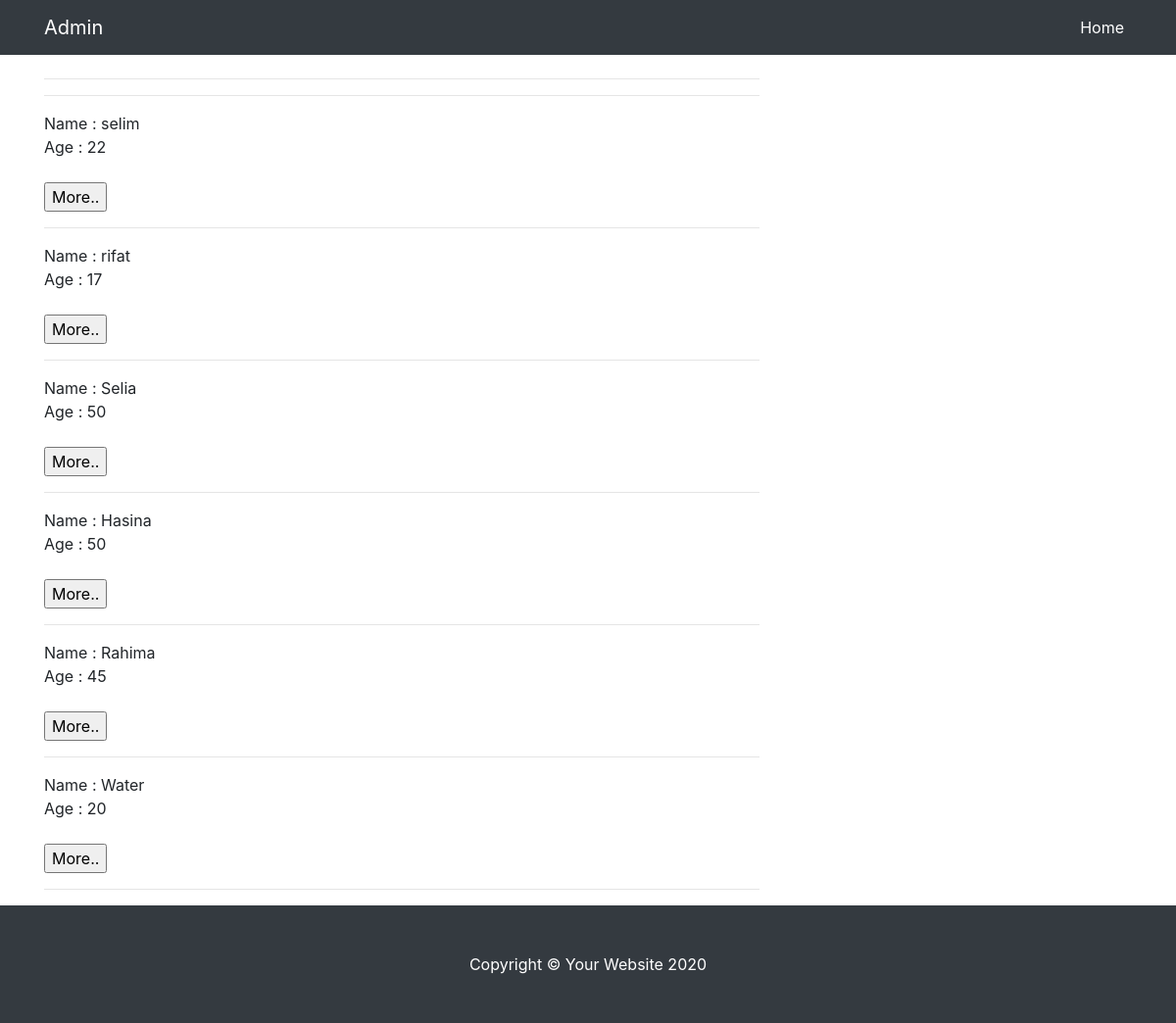
The page /post/title/ on the database its author committed.
### blog/models.py (models this page shows, shortened)
class Author(models.Model):
    name = models.CharField(max_length=20)
    age = models.IntegerField()
    date_at = models.DateField(auto_now_add=True)
    img = models.ImageField(blank=True, null=True, upload_to='post')

### blog/views.py (the view)
# urls.py: path('title/', showtitle, name = 'hello'),
def showtitle(request):
    au_name = Author.objects.all()
    contex = {
        'alltitle': au_name
    }
    return render(request, 'title.html', contex)

### templates/title.html
{% extends 'base.html' %}
{%block body %}
{% for item in alltitle %}
Name : {{ item.name }}</br>
Age  : {{ item.age }}</br></br>
<a href="{% url 'info' item.name %}" ><input type="button" value="More.."></a><hr>
{% endfor %}
{% endblock%}

### templates/base.html (shortened to what this page needs)
<!DOCTYPE html>
{% load static %}
<html lang="en"><head><meta http-equiv="Content-Type" content="text/html; charset=UTF-8">
    <link href="{% static 'vendor/bootstrap/css/bootstrap.min.css' %}" rel="stylesheet">
  <link rel="stylesheet" type="text/css" href="{% static 'css/blog-post.css' %}">
</head>
<body>
  <nav class="navbar navbar-expand-lg navbar-dark bg-dark fixed-top">
    <div class="container">
      <a class="navbar-brand" href="{% url 'admin:index' %}">Admin</a>
      <div class="collapse navbar-collapse" id="navbarResponsive">
        <ul class="navbar-nav ml-auto">
          <li class="nav-item active">
            <a class="nav-link" href="{% url 'hello'%}">Home
            </a>
          </li>
        </ul>
      </div>
    </div>
  </nav>
  <div class="container">
    <div class="row">
      <div class="col-lg-8">
        <hr>
        <hr>
        {% block body %} {% endblock %}
      </div>
    </div>
  </div>
  <footer class="py-5 bg-dark">
    <div class="container">
      <p class="m-0 text-center text-white">Copyright © Your Website 2020</p>
    </div>
  </footer>
</body>
</html>

### static/css/blog-post.css (style rules this page uses)
body { padding-top: 56px; }

### rows shown on the page
Author: name "selim", age "22"
Author: name "rifat", age "17"
Author: name "Selia", age "50"
Author: name "Hasina", age "50"
Author: name "Rahima", age "45"
Author: name "Water", age "20"
